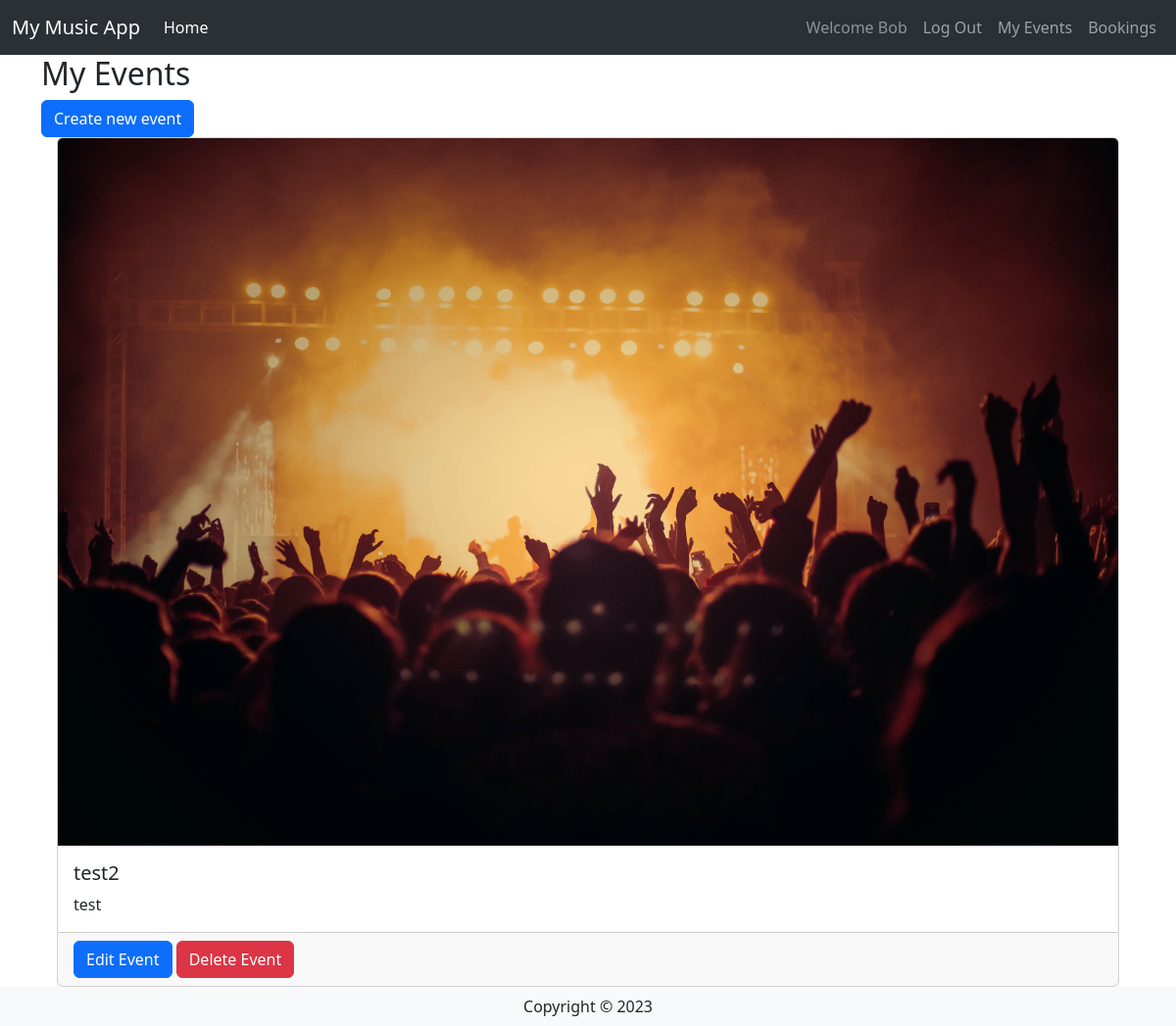
The app's page /events/ (signed in), older data.
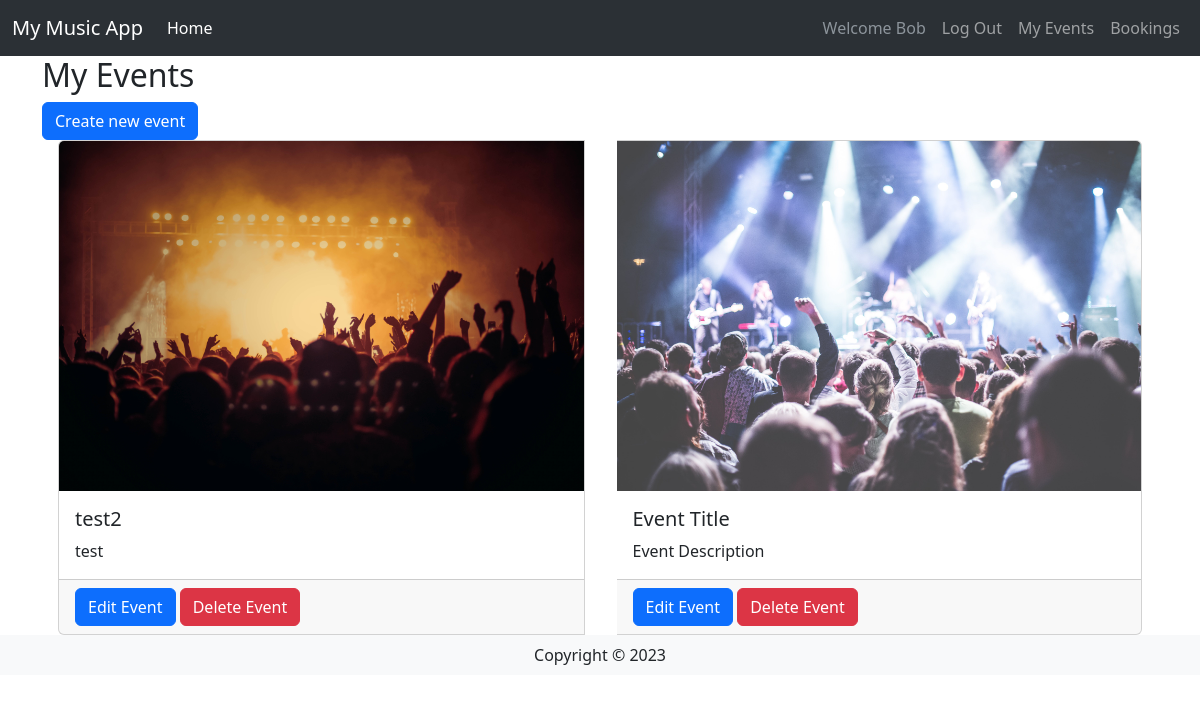
The same page, newer data.
### website/models.py (models this page shows, shortened)
class User(db.Model,UserMixin):
    __tablename__ = 'User' # good practice to specify table name
    id = db.Column(db.Integer, primary_key=True)
    UserName = db.Column(db.String(100), index=True, unique=True, nullable=False)
    UserEmail = db.Column(db.String(100), index=True, nullable=False)
    UserPass_hash = db.Column(db.String(255), nullable=False)
    Phone_Num = db.Column(db.NUMERIC(20), nullable=False)
    Comments = db.relationship('Comment', backref='user')

class Concert(db.Model):
    __tablename__ = 'Event'
    id = db.Column(db.Integer, primary_key=True)
    EventName = db.Column(db.String(80))
    EventDesc = db.Column(db.String(200))
    EventImage = db.Column(db.String(400))
    EventDate = db.Column(db.String(100))
    EventLocation = db.Column(db.String(100))
    EventInfo = db.Column(db.String(200))
    EventPrice = db.Column(db.DECIMAL(9, 2))
    EventStatus = db.Column(db.String(20))
    EventTicketCount = db.Column(db.Integer)
    UserId = db.Column(db.Integer, db.ForeignKey('User.id'))
    userCreator = db.relationship('User', backref='events_created')
    EventTime = db.Column(db.String(100))
    Comments = db.relationship('Comment', backref='concert')

### website/events.py (the view)
@my_events_bp.route('/')
@login_required
def events():
    user_events = Concert.query.filter_by(userCreator=current_user).all()
    return render_template('user/events.html', user_events=user_events)

### website/templates/user/events.html
{% extends 'base.html' %}
{% block content %}
<div class="container">
    <h2>My Events</h2>
    <a href="{{ url_for('events.create_event') }}" class="btn btn-primary">Create new event</a>
    <div class="card-group">
        {% for event in user_events %}
        <div class="card mx-3">
            <img class="card-img-top" src="{{ event.EventImage }}" alt="Event Image" />
            <div class="card-body">
                <h5 class="card-title">{{ event.EventName }}</h5>
                <p class="card-text">{{ event.EventDesc }}</p>
            </div>
            <div class="card-footer">
                <a href="{{ url_for('events.edit_event', id=event.id) }}" class="btn btn-primary">Edit Event</a>
                <a href="{{ url_for('events.delete_event', id=event.id) }}" class="btn btn-danger">Delete Event</a>
            </div>
        </div>
        {% endfor %}
    </div>
</div>
{% endblock %}

### website/templates/base.html (shortened to what this page needs)
<html>
  <head>
    <link
      href="https://cdn.jsdelivr.net/npm/bootstrap@5.3.0-alpha3/dist/css/bootstrap.min.css"
      rel="stylesheet"
    />
  </head>
  <body>
    <headerclass="bg-light border-bottom">
      <nav
        data-bs-theme="dark"
        class="navbar bg-primary navbar-expand-lg bg-body-tertiary"
      >
        <div class="container-fluid">
          <a class="navbar-brand" href="/">My Music App</a>
          <div class="collapse navbar-collapse" id="navbarSupportedContent">
            <ul class="navbar-nav me-auto mb-2 mb-lg-0">
              <li class="nav-item">
                <a class="nav-link active" aria-current="page" href="/">Home</a>
              </li>
            </ul>
            <div class="navbar-nav ml-auto">
              {% if current_user.is_authenticated %}
              <a class="nav-item nav-link disabled text-muted" href="#"
                >Welcome {{current_user.UserName}}</a
              >
              <a class="nav-item nav-link" href="{{ url_for('auth.logout') }}"
                >Log Out</a
              >
              {% endif %}
              <a class="nav-item nav-link" href="{{ url_for('events.events') }}">My Events</a>
              <a class="nav-item nav-link" href="{{ url_for('userbooking.userbookings') }}">Bookings</a>
            </div>
          </div>
        </div>
      </nav>
    {% block content %} {% endblock %}
    <footer class="footer">
      <div class="text-center py-2 bg-light">
        <span class="text-dark">Copyright &copy; {{year}}</span>
      </div>
    </footer>
  </body>
</html>

Row changes from the older to the newer data that the page shows:
added Concert: EventImage (picture), EventName "Event Title", EventDesc "Event Description"
